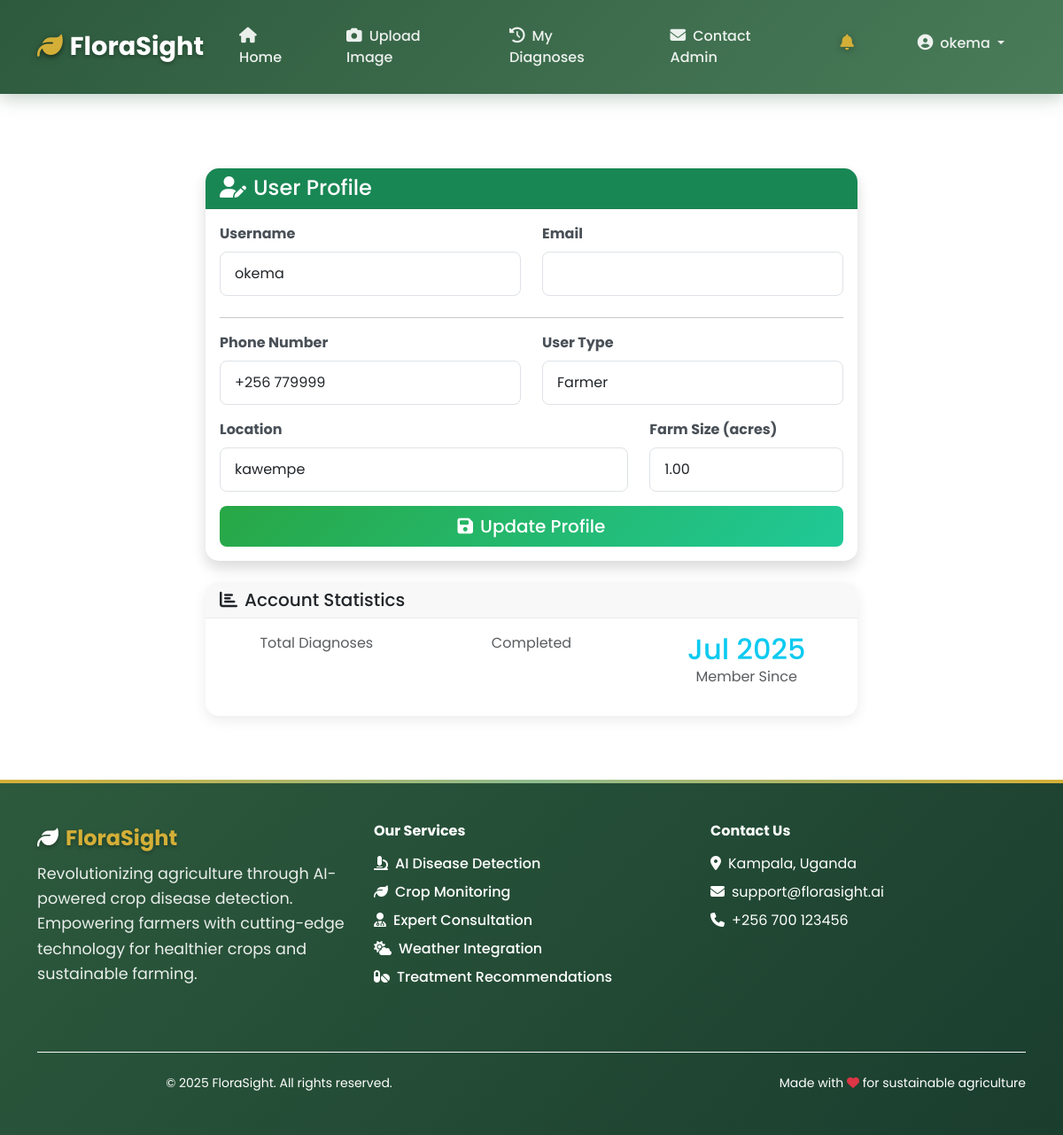
The app's page /profile/ (signed in) with its own data.
### crops/models.py (models this page shows, shortened)
class UserProfile(models.Model):
    user = models.OneToOneField(User, on_delete=models.CASCADE)
    phone_number = models.CharField(max_length=15, blank=True)
    location = models.CharField(max_length=100, blank=True)
    farm_size = models.DecimalField(max_digits=10, decimal_places=2, null=True, blank=True)
    primary_crops = models.CharField(max_length=200, blank=True, help_text="Main crops you grow")
    user_type = models.CharField(max_length=20, choices=[
        ('farmer', 'Farmer'),
        ('agronomist', 'Agronomist'),
        ('extension_worker', 'Extension Worker'),
    ], default='farmer')
    created_at = models.DateTimeField(auto_now_add=True)

### crops/views.py (the view)
# urls.py: path('profile/', views.profile, name='profile'),
@login_required
def profile(request):
    profile, created = UserProfile.objects.get_or_create(user=request.user)
    if request.method == 'POST':
        form = UserProfileForm(request.POST, instance=profile)
        if form.is_valid():
            form.save()
            messages.success(request, 'Profile updated successfully!')
            return redirect('crops:profile')
    else:
        form = UserProfileForm(instance=profile)
    context = {
        'form': form,
        'profile': profile,
    }
    return render(request, 'crops/profile.html', context)

### crops/forms.py
class UserProfileForm(forms.ModelForm):
    class Meta:
        model = UserProfile
        fields = ['phone_number', 'location', 'farm_size', 'user_type', 'primary_crops']
        widgets = {
            'phone_number': forms.TextInput(attrs={
                'class': 'form-control',
                'placeholder': '+1234567890'
            }),
            'location': forms.TextInput(attrs={
                'class': 'form-control',
                'placeholder': 'City, State/Province, Country'
            }),
            'farm_size': forms.NumberInput(attrs={
                'class': 'form-control',
                'placeholder': 'Farm size in acres',
                'step': '0.01'
            }),
            'user_type': forms.Select(attrs={
                'class': 'form-control'
            }),
            'primary_crops': forms.TextInput(attrs={
                'class': 'form-control',
                'placeholder': 'e.g., Maize, Beans, Coffee'
            }),
        }

### crops/context_processors.py (called while the page is built)
def notifications(request):
    if not request.user.is_authenticated:
        return {}
    messages = SystemMessage.objects.filter(
        Q(user=request.user) | Q(user__isnull=True)
    ).order_by('-created_at')
    return {
        'unread_count': messages.filter(is_read=False).count(),
        'user_messages': messages[:5]  # Show 5 most recent
    }

### templates/crops/profile.html (shortened to what this page needs)
{% extends 'base.html' %}
{% load static %}
{% block content %}
<div class="container py-4">
    <div class="row justify-content-center">
        <div class="col-lg-8">
            <div class="card shadow">
                <div class="card-header bg-success text-white">
                    <h4 class="mb-0">
                        <i class="fas fa-user-edit me-2"></i>User Profile
                    </h4>
                </div>
                <div class="card-body">
                    <form method="post">
                        <div class="row mb-4">
                            <div class="col-md-6">
                                <label class="form-label fw-bold">Username</label>
                                <input type="text" class="form-control" value="{{ user.username }}" readonly>
                            </div>
                            <div class="col-md-6">
                                <label class="form-label fw-bold">Email</label>
                                <input type="email" class="form-control" value="{{ user.email }}" readonly>
                            </div>
                        </div>
                        <hr>
                        <div class="row">
                            <div class="col-md-6 mb-3">
                                <label for="{{ form.phone_number.id_for_label }}" class="form-label fw-bold">
                                    Phone Number
                                </label>
                                {{ form.phone_number }}
                            </div>
                            <div class="col-md-6 mb-3">
                                <label for="{{ form.user_type.id_for_label }}" class="form-label fw-bold">
                                    User Type
                                </label>
                                {{ form.user_type }}
                            </div>
                        </div>
                        <div class="row">
                            <div class="col-md-8 mb-3">
                                <label for="{{ form.location.id_for_label }}" class="form-label fw-bold">
                                    Location
                                </label>
                                {{ form.location }}
                            </div>
                            <div class="col-md-4 mb-3">
                                <label for="{{ form.farm_size.id_for_label }}" class="form-label fw-bold">
                                    Farm Size (acres)
                                </label>
                                {{ form.farm_size }}
                            </div>
                        </div>
                        <div class="d-grid">
                            <button type="submit" class="btn btn-success btn-lg">
                                <i class="fas fa-save me-2"></i>Update Profile
                            </button>
                        </div>
                    </form>
                </div>
            </div>
<div class="card mt-4">
    <div class="card-header">
        <h5 class="mb-0">
            <i class="fas fa-chart-bar me-2"></i>Account Statistics
        </h5>
    </div>
    <div class="card-body">
        <div class="row text-center">
            <div class="col-md-4">
                <div class="stat-item">
                    <p class="text-muted">Total Diagnoses</p>
                </div>
            </div>
            <div class="col-md-4">
                <div class="stat-item">
                    <p class="text-muted">Completed</p>
                </div>
            </div>
            <div class="col-md-4">
                <div class="stat-item">
                    <h3 class="text-info">{{ profile.created_at|date:"M Y" }}</h3>
                    <p class="text-muted">Member Since</p>
                </div>
            </div>
        </div>
    </div>
</div>
{%endblock%}

### templates/base.html (shortened to what this page needs)
{% load static %}
<!DOCTYPE html>
<html lang="en">
<head>
    <link href="https://cdn.jsdelivr.net/npm/bootstrap@5.3.0/dist/css/bootstrap.min.css" rel="stylesheet">
    <link rel="stylesheet" href="https://cdnjs.cloudflare.com/ajax/libs/font-awesome/6.4.0/css/all.min.css">
    <link rel="stylesheet" href="{% static 'css/style.css' %}">
</head>
<body>
    <nav class="navbar navbar-expand-lg navbar-dark fixed-top">
        <div class="container">
            <a class="navbar-brand" href="{% url 'crops:home' %}">
                <i class="fas fa-leaf me-2"></i>FloraSight
            </a>
            <div class="collapse navbar-collapse" id="navbarNav">
                <ul class="navbar-nav me-auto">
                    {% if user.is_authenticated %}
                        {% if user.is_staff %}
                            <li class="nav-item">
                                <a class="nav-link" href="{% url 'crops:admin_panel' %}">
                                    <i class="fas fa-cogs"></i>Admin Panel
                                </a>
                            </li>
                        {% else %}
                            <li class="nav-item">
                                <a class="nav-link" href="{% url 'crops:home' %}">
                                    <i class="fas fa-home"></i>Home
                                </a>
                            </li>
                            <li class="nav-item">
                                <a class="nav-link" href="{% url 'crops:upload_image' %}">
                                    <i class="fas fa-camera"></i>Upload Image
                                </a>
                            </li>
                            <li class="nav-item">
                                <a class="nav-link" href="{% url 'crops:diagnosis_history' %}">
                                    <i class="fas fa-history"></i>My Diagnoses
                                </a>
                            </li>
                            <li class="nav-item">
                                <a class="nav-link" href="{% url 'crops:send_message_to_admin' %}">
                                    <i class="fas fa-envelope"></i>Contact Admin
                                </a>
                            </li>
                        {% endif %}
                    {% else %}
                        <li class="nav-item">
                            <a class="nav-link" href="{% url 'crops:home' %}">
                                <i class="fas fa-home"></i>Home
                            </a>
                        </li>
                    {% endif %}
                </ul>
                <ul class="navbar-nav ms-auto">
                    {% if user.is_authenticated %}
                        <li class="nav-item dropdown me-3">
                            <a class="nav-link notification-bell" href="#" data-bs-toggle="dropdown">
                                <i class="fas fa-bell"></i>
                            </a>
                        </li>
                        <li class="nav-item dropdown">
                            <a class="nav-link dropdown-toggle" href="#" role="button" data-bs-toggle="dropdown">
                                <i class="fas fa-user-circle me-2"></i>{{ user.username }}
                            </a>
                        </li>
                    {% endif %}
                </ul>
            </div>
        </div>
    </nav>
    <main class="main-content">
        {% block content %}{% endblock %}
    </main>
<footer class="footer py-5 mt-5" style="background-color: #2e7d32;">
    <div class="container footer-content text-white">
        <div class="row">
            <div class="col-lg-4 mb-4">
                <div class="footer-brand mb-2 fw-bold fs-4">
                    <i class="fas fa-leaf me-2 text-white"></i>FloraSight
                </div>
                <p class="footer-description">
                    Revolutionizing agriculture through AI-powered crop disease detection.
                    Empowering farmers with cutting-edge technology for healthier crops and sustainable farming.
                </p>
            </div>
            <div class="col-lg-4 col-md-6 mb-4">
                <h6 class="fw-bold mb-3">Our Services</h6>
                <div class="footer-links d-flex flex-column gap-2">
                    <a href="#" class="text-white"><i class="fas fa-microscope me-2 text-white"></i>AI Disease Detection</a>
                    <a href="#" class="text-white"><i class="fas fa-leaf me-2 text-white"></i>Crop Monitoring</a>
                    <a href="#" class="text-white"><i class="fas fa-user-md me-2 text-white"></i>Expert Consultation</a>
                    <a href="#" class="text-white"><i class="fas fa-cloud-sun me-2 text-white"></i>Weather Integration</a>
                    <a href="#" class="text-white"><i class="fas fa-pills me-2 text-white"></i>Treatment Recommendations</a>
                </div>
            </div>
            <div class="col-lg-4 col-md-6 mb-4">
                <h6 class="fw-bold mb-3">Contact Us</h6>
                <p class="mb-2">
                    <i class="fas fa-map-marker-alt me-2 text-white"></i>Kampala, Uganda
                </p>
                <p class="mb-2">
                    <i class="fas fa-envelope me-2 text-white"></i>support@florasight.ai
                </p>
                <p>
                    <i class="fas fa-phone me-2 text-white"></i>+256 700 123456
                </p>
            </div>
        </div>
        <div class="footer-bottom pt-4 border-top border-light mt-4">
            <div class="row align-items-center">
                <div class="col-md-6">
                    <p class="mb-0 small">
                        &copy; 2025 FloraSight. All rights reserved.
                    </p>
                </div>
                <div class="col-md-6 text-md-end">
                    <p class="mb-0 small">
                        Made with <i class="fas fa-heart text-danger"></i> for sustainable agriculture
                    </p>
                </div>
            </div>
        </div>
    </div>
</footer>
</body>
</html>

### static/css/style.css (style rules this page uses)
:root { --primary-green: #28a745; --secondary-green: #20c997; --dark-green: #155724; --light-green: #d4edda; --gradient-green: linear-gradient(135deg, #28a745 0%, #20c997 100%); }
body { font-family: 'Segoe UI', Tahoma, Geneva, Verdana, sans-serif; padding-top: 76px; }
.main-content { min-height: calc(100vh - 200px); }
.navbar-brand { font-size: 1.5rem; }
.stat-item h3 { font-size: 2rem; margin-bottom: 0; }
.card { border: none; border-radius: 15px; box-shadow: 0 5px 15px rgba(0,0,0,0.08); transition: box-shadow 0.3s ease; }
.card-header { border-radius: 15px 15px 0 0 !important; border-bottom: 1px solid rgba(0,0,0,0.05); }
.btn { border-radius: 8px; font-weight: 500; transition: all 0.3s ease; }
.btn-success { background: var(--gradient-green); border: none; }
.form-control { border-radius: 8px; border: 1px solid #dee2e6; padding: 0.75rem 1rem; transition: border-color 0.3s ease, box-shadow 0.3s ease; }
.form-label { color: #495057; margin-bottom: 0.5rem; }
footer { margin-top: auto; }
.fa-leaf { color: #28a745; }

### templates/base.html (style rules this page uses)
:root { --primary-green: #2d5a3d; --accent-green: #4a7c59; --light-green: #8fbc8f; --gold: #d4af37; --earth-brown: #8b4513; --cream: #f8f6f0; --soft-gray: #6c757d; }
* { font-family: 'Poppins', sans-serif; }
.navbar { background: linear-gradient(135deg, var(--primary-green) 0%, var(--accent-green) 100%) !important; box-shadow: 0 4px 20px rgba(45, 90, 61, 0.3); backdrop-filter: blur(10px); padding: 1rem 0; }
.navbar-brand { font-size: 1.8rem; font-weight: 700; color: white !important; text-shadow: 0 2px 4px rgba(0,0,0,0.3); transition: all 0.3s ease; }
.navbar-brand i { color: var(--gold); filter: drop-shadow(0 2px 4px rgba(0,0,0,0.3)); }
.navbar-nav .nav-link { color: rgba(255, 255, 255, 0.9) !important; font-weight: 500; padding: 0.8rem 1.2rem !important; margin: 0 0.3rem; border-radius: 25px; transition: all 0.3s ease; position: relative; overflow: hidden; }
.navbar-nav .nav-link::before { content: ''; position: absolute; top: 0; left: -100%; width: 100%; height: 100%; background: linear-gradient(90deg, transparent, rgba(255,255,255,0.1), transparent); transition: left 0.5s; }
.navbar-nav .nav-link i { margin-right: 0.5rem; font-size: 1.1rem; }
.notification-bell { position: relative; display: inline-block; }
.notification-bell .fa-bell { font-size: 1.3rem; color: var(--gold); filter: drop-shadow(0 2px 4px rgba(0,0,0,0.3)); transition: all 0.3s ease; }
.footer { background: linear-gradient(135deg, var(--primary-green) 0%, #1a3d2e 100%); color: white; position: relative; overflow: hidden; }
.footer::before { content: ''; position: absolute; top: 0; left: 0; right: 0; height: 4px; background: linear-gradient(90deg, var(--gold), var(--light-green), var(--gold)); }
.footer-content { position: relative; z-index: 2; }
.footer-brand { font-size: 1.8rem; font-weight: 700; color: var(--gold); text-shadow: 0 2px 4px rgba(0,0,0,0.3); margin-bottom: 1rem; }
.footer-description { font-size: 1.1rem; color: rgba(255, 255, 255, 0.9); margin-bottom: 1.5rem; line-height: 1.6; }
.footer-links { display: flex; gap: 2rem; margin-bottom: 1.5rem; flex-wrap: wrap; }
.footer-links a { color: rgba(255, 255, 255, 0.8); text-decoration: none; font-weight: 500; transition: all 0.3s ease; position: relative; }
.footer-links a::after { content: ''; position: absolute; bottom: -4px; left: 0; width: 0; height: 2px; background: var(--gold); transition: width 0.3s ease; }
.footer-bottom { border-top: 1px solid rgba(255, 255, 255, 0.1); padding-top: 2rem; margin-top: 2rem; text-align: center; }
.main-content { min-height: calc(100vh - 200px); margin-top: 90px; }

### records on screen
UserProfile: phone_number "+256 779999", user_type "Farmer", location "kawempe", farm_size "1.00", created_at "Jul 2025"

### other values on screen
{{ user.username }} "okema"
